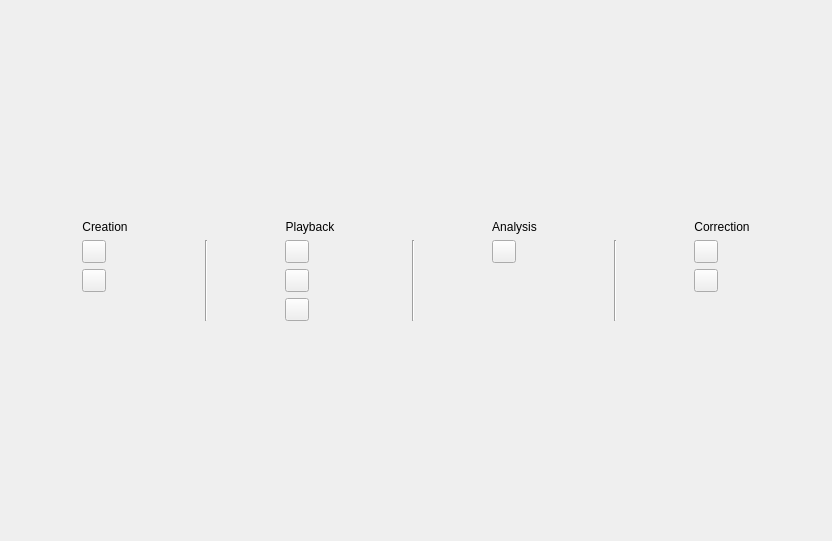
<?xml version="1.0" encoding="UTF-8"?>
<ui version="4.0">
 <class>ViMainMenu</class>
 <widget class="QWidget" name="ViMainMenu">
  <property name="geometry">
   <rect>
    <x>0</x>
    <y>0</y>
    <width>832</width>
    <height>541</height>
   </rect>
  </property>
  <property name="windowTitle">
   <string>Form</string>
  </property>
  <layout class="QGridLayout" name="gridLayout">
   <item row="0" column="1" colspan="7">
    <spacer name="verticalSpacer_2">
     <property name="orientation">
      <enum>Qt::Vertical</enum>
     </property>
     <property name="sizeHint" stdset="0">
      <size>
       <width>20</width>
       <height>40</height>
      </size>
     </property>
    </spacer>
   </item>
   <item row="1" column="1">
    <widget class="QLabel" name="creationHeading">
     <property name="styleSheet">
      <string notr="true"/>
     </property>
     <property name="text">
      <string>Creation</string>
     </property>
     <property name="alignment">
      <set>Qt::AlignCenter</set>
     </property>
    </widget>
   </item>
   <item row="2" column="1">
    <widget class="ViButton" name="createProjectButton"/>
   </item>
   <item row="5" column="1" colspan="7">
    <spacer name="verticalSpacer">
     <property name="orientation">
      <enum>Qt::Vertical</enum>
     </property>
     <property name="sizeHint" stdset="0">
      <size>
       <width>20</width>
       <height>40</height>
      </size>
     </property>
    </spacer>
   </item>
   <item row="2" column="3">
    <widget class="ViButton" name="projectPlaybackButton"/>
   </item>
   <item row="3" column="3">
    <widget class="ViButton" name="linePlaybackButton"/>
   </item>
   <item row="4" column="3">
    <widget class="ViButton" name="filePlaybackButton"/>
   </item>
   <item row="2" column="4" rowspan="3">
    <widget class="Line" name="line2">
     <property name="orientation">
      <enum>Qt::Vertical</enum>
     </property>
    </widget>
   </item>
   <item row="2" column="2" rowspan="3">
    <widget class="Line" name="line1">
     <property name="orientation">
      <enum>Qt::Vertical</enum>
     </property>
    </widget>
   </item>
   <item row="2" column="5">
    <widget class="ViButton" name="analyseWaveButton"/>
   </item>
   <item row="2" column="7">
    <widget class="ViButton" name="correlateProjectButton"/>
   </item>
   <item row="2" column="6" rowspan="3">
    <widget class="Line" name="line3">
     <property name="orientation">
      <enum>Qt::Vertical</enum>
     </property>
    </widget>
   </item>
   <item row="1" column="3">
    <widget class="QLabel" name="playbackHeading">
     <property name="text">
      <string>Playback</string>
     </property>
     <property name="alignment">
      <set>Qt::AlignCenter</set>
     </property>
    </widget>
   </item>
   <item row="1" column="5">
    <widget class="QLabel" name="analysisHeading">
     <property name="text">
      <string>Analysis</string>
     </property>
     <property name="alignment">
      <set>Qt::AlignCenter</set>
     </property>
    </widget>
   </item>
   <item row="1" column="7">
    <widget class="QLabel" name="correctionHeading">
     <property name="text">
      <string>Correction</string>
     </property>
     <property name="alignment">
      <set>Qt::AlignCenter</set>
     </property>
    </widget>
   </item>
   <item row="3" column="7">
    <widget class="ViButton" name="correctProjectButton"/>
   </item>
   <item row="3" column="1">
    <widget class="ViButton" name="metadataButton">
     <property name="text">
      <string/>
     </property>
    </widget>
   </item>
  </layout>
 </widget>
 <customwidgets>
  <customwidget>
   <class>ViButton</class>
   <extends>QToolButton</extends>
   <header>vibutton.h</header>
   <container>1</container>
  </customwidget>
 </customwidgets>
 <resources/>
 <connections/>
</ui>
